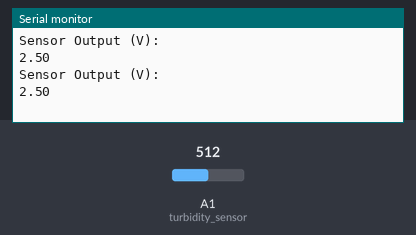
The sketch below on a simulated Arduino Uno, built with avr-gcc and run on an emulated ATmega328P. On the bench: the last lines printed to the serial monitor. The inputs (shaded band) are chosen by the test bench; at power-on: A1 (turbidity_sensor) = 512.

Above: at 1.8 s.
1.9 s: A1 (turbidity_sensor) set to 716
At 2.5 s:
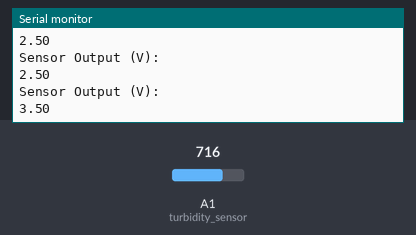
3.4 s: A1 (turbidity_sensor) set to 900
At 4.8 s:
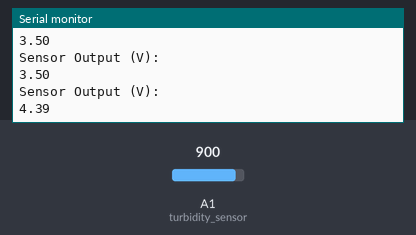
Timing chart, 0 to 6.4 s (numbered marks = the images above; inputs shaded):
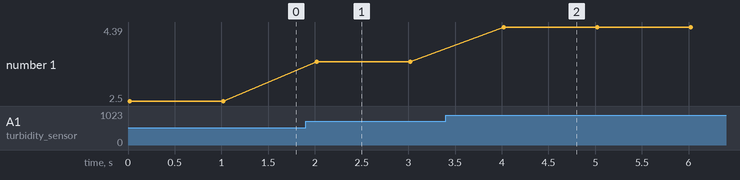

Measured:
- after the input at 1.9 s, the serial monitor: prints a new line after 0.12 s (image 1)
- after the input at 3.4 s, the serial monitor: prints a new line after 0.62 s (image 2)
- plotted number 1: 2.5 → 3.5 after the input at 1.9 s, 3.5 → 4.39 after the input at 3.4 s

The sketch:

TurbiditySensing.ino
```cpp
// init variables
#define turbidity_sensor A1

int turbidity_value;

void setup() {
  // setup serial monitor
  Serial.begin(9600);

}

void loop() {

  int sensorValue = analogRead(turbidity_sensor);
  float voltage = sensorValue * (5.0 / 1024.0);

  // print turbidity sensor results

  Serial.println ("Sensor Output (V):");
  Serial.println (voltage);
  Serial.println();
  delay(1000);

  // or store in a variable
  turbidity_value = (int) voltage;
}
```
